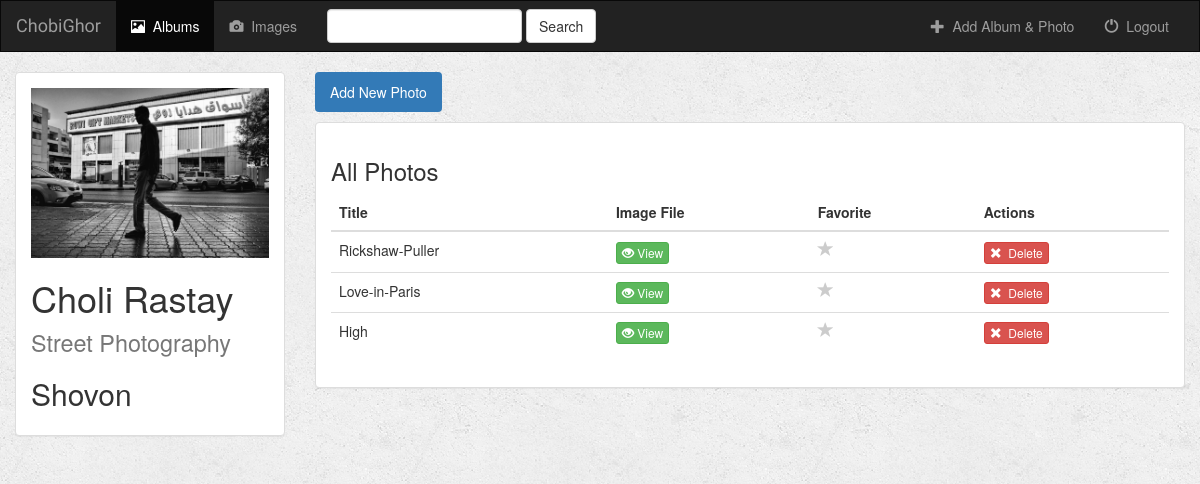
Screenshot of /photo/5/ (signed in) with the database file from the repository.
### photo/models.py (models this page shows, shortened)
class Album(models.Model):
    user = models.ForeignKey(User, null=True, on_delete=models.CASCADE)
    artist = models.CharField(max_length=250)
    album_title = models.CharField(max_length=500)
    genre = models.CharField(max_length=100)
    album_logo = models.FileField()
    is_favorite = models.BooleanField(default=False)
    def __str__(self):
        return self.album_title + ' - ' + self.artist

class Image(models.Model):
    album = models.ForeignKey(Album, on_delete=models.CASCADE)
    image_title = models.CharField(max_length=250)
    image_file = models.FileField(default='')
    is_favorite = models.BooleanField(default=False)

### photo/views.py (the view)
# urls.py: url(r'^(?P<album_id>[0-9]+)/$', views.detail, name='detail'),
def detail(request, album_id):
    if not request.user.is_authenticated:
        return render(request, 'photo/login.html')
    else:
        user = request.user
        album = get_object_or_404(Album, pk=album_id)
        return render(request, 'photo/detail.html', {'album': album, 'user': user})

### photo/templates/photo/detail.html (shortened to what this page needs)
{% extends 'photo/base.html' %}
{% block albums_active %}active{% endblock %}
{% block body %}
<div class="container-fluid images-container">
    <div class="row">
        <div class="col-sm-4 col-md-3">
            <div class="panel panel-default">
                <div class="panel-body">
                    <a href="{% url 'photo:detail' album.id %}">
                        {% if album.album_logo %}
                            <img src="{{ album.album_logo.url }}" class="img-responsive">
                        {% else %}
                            <h3>No photo to display</h3>
                        {% endif %}
                    </a>
                    <h1>{{ album.album_title }} <small>{{ album.genre }}</small></h1>
                    <h2>{{ album.artist }}</h2>
                </div>
            </div>
        </div>
        <div class="col-sm-8 col-md-9">
            <ul class="nav nav-pills" style="margin-bottom: 10px;">
                <li role="presentation"class="active"><a href="{% url 'photo:create_image' album.id %}">Add New Photo</a></li>
            </ul>
            <div class="panel panel-default">
                <div class="panel-body">
                    <h3>All Photos</h3>
                    <table class="table">
                        <thead>
                        <tr>
                            <th>Title</th>
                            <th>Image File</th>
                            <th>Favorite</th>
                            <th>Actions</th>
                        </tr>
                        </thead>
                        <tbody>
                        {% for image in album.image_set.all %}
                            <tr>
                                <td>{{ image.image_title }}</td>
                                <td>
                                    <a target="_blank" href="{{ image.image_file.url }}">
                                        <button type="button" class="btn btn-success btn-xs">
                                            <span class="glyphicon glyphicon-eye-open"></span>&nbsp;View
                                        </button>
                                    </a>
                                </td>
                                <td>
                                    <a href="{% url 'photo:favorite' image.id %}" class="btn-favorite"><span class="glyphicon glyphicon-star {% if image.is_favorite %}active{% endif %}"></span></a>
                                </td>
                                <td>
                                    <form action="{% url 'photo:delete_image' album.id image.id %}" method="post" style="display: inline;">
                                        <button type="submit" class="btn btn-danger btn-xs">
                                            <span class="glyphicon glyphicon-remove"></span>&nbsp; Delete
                                        </button>
                                    </form>
                                </td>
                            </tr>
                        {% endfor %}
                        </tbody>
                    </table>
                </div>
            </div>
        </div>
    </div>
</div>
{% endblock %}

### photo/static/photo/style.css (style rules this page uses)
body { background: white url("images/background.png"); }
.glyphicon-star { color: #CCCCCC; font-size: 16px; }

### rows the page displays
Album: album_logo (picture), album_title "Choli Rastay", genre "Street Photography", artist "Shovon"
Image: image_title "Rickshaw-Puller", is_favorite False (drawn)
Image: image_title "Love-in-Paris", is_favorite False (drawn)
Image: image_title "High", is_favorite False (drawn)
